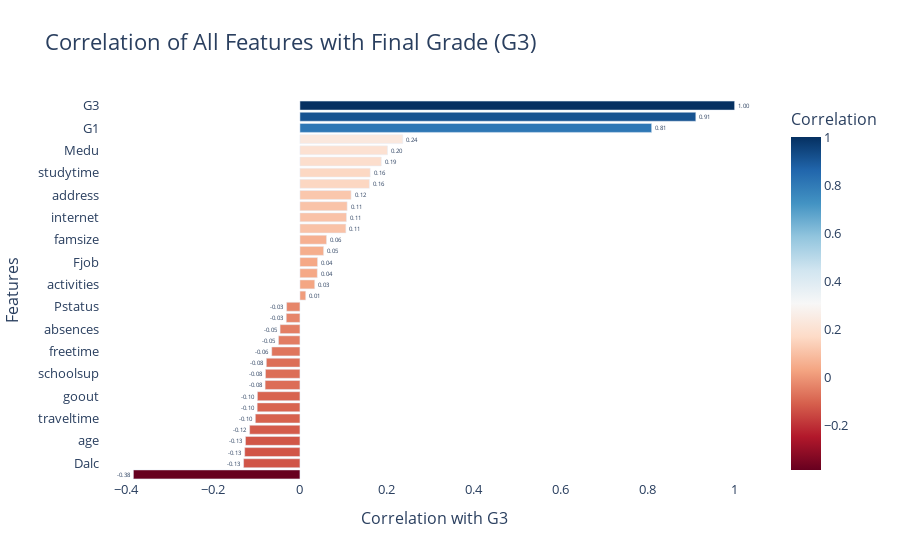

Write notebook code for a chart like this one.
### Code cell
corr = df.corr(numeric_only=True)['G3'].sort_values(ascending=False)

corr_df = corr.reset_index()
corr_df.columns = ['Feature', 'Correlation']

fig = px.bar(
    corr_df,
    x='Correlation',
    y='Feature',
    orientation='h',
    text='Correlation',
    color='Correlation',
    color_continuous_scale='RdBu',
    title="Correlation of All Features with Final Grade (G3)"
)

fig.update_traces(
    texttemplate='%{text:.2f}', 
    textposition='outside'
)

fig.update_layout(
    xaxis=dict(title="Correlation with G3"),
    yaxis=dict(title="Features", autorange="reversed"),
    plot_bgcolor="white",
    title_font=dict(size=22),
    font=dict(size=13)
)

fig.show()

### Figure 1 — Plotly figure (JSON) as saved in the notebook; plotly's stock layout.template omitted (floating-point values rounded to 4 significant figures)
{"data": [{"alignmentgroup": "True", "hovertemplate": "Correlation=%{marker.color}<br>Feature=%{y}<extra></extra>", "legendgroup": "", "marker": {"color": [1, 0.9107, 0.8091, 0.2366, 0.2015, 0.1872, 0.1616, 0.1598, 0.1177, 0.1087, 0.1071, 0.1056, 0.06121, 0.05446, 0.04054, 0.03995, 0.034, 0.01331, -0.03069, -0.03147, -0.04567, -0.04939, -0.06489, -0.07732, -0.07935, -0.08008, -0.09788, -0.09836, -0.1026, -0.1157, -0.1253, -0.1271, -0.1296, -0.3831], "coloraxis": "coloraxis", "pattern": {"shape": ""}}, "name": "", "offsetgroup": "", "orientation": "h", "showlegend": false, "text": [1, 0.9107, 0.8091, 0.2366, 0.2015, 0.1872, 0.1616, 0.1598, 0.1177, 0.1087, 0.1071, 0.1056, 0.06121, 0.05446, 0.04054, 0.03995, 0.034, 0.01331, -0.03069, -0.03147, -0.04567, -0.04939, -0.06489, -0.07732, -0.07935, -0.08008, -0.09788, -0.09836, -0.1026, -0.1157, -0.1253, -0.1271, -0.1296, -0.3831], "textposition": "outside", "texttemplate": "%{text:.2f}", "type": "bar", "x": [1, 0.9107, 0.8091, 0.2366, 0.2015, 0.1872, 0.1616, 0.1598, 0.1177, 0.1087, 0.1071, 0.1056, 0.06121, 0.05446, 0.04054, 0.03995, 0.034, 0.01331, -0.03069, -0.03147, -0.04567, -0.04939, -0.06489, -0.07732, -0.07935, -0.08008, -0.09788, -0.09836, -0.1026, -0.1157, -0.1253, -0.1271, -0.1296, -0.3831], "xaxis": "x", "y": ["G3", "G2", "G1", "higher", "Medu", "Subject", "studytime", "Fedu", "address", "reason", "internet", "Mjob", "famsize", "famrel", "Fjob", "nursery", "activities", "famsup", "Pstatus", "sex", "absences", "paid", "freetime", "guardian", "schoolsup", "health", "goout", "romantic", "traveltime", "Walc", "age", "school", "Dalc", "failures"], "yaxis": "y"}], "layout": {"barmode": "relative", "coloraxis": {"colorbar": {"title": {"text": "Correlation"}}, "colorscale": [[0, "rgb(103,0,31)"], [0.1, "rgb(178,24,43)"], [0.2, "rgb(214,96,77)"], [0.3, "rgb(244,165,130)"], [0.4, "rgb(253,219,199)"], [0.5, "rgb(247,247,247)"], [0.6, "rgb(209,229,240)"], [0.7, "rgb(146,197,222)"], [0.8, "rgb(67,147,195)"], [0.9, "rgb(33,102,172)"], [1, "rgb(5,48,97)"]]}, "font": {"size": 13}, "legend": {"tracegroupgap": 0}, "plot_bgcolor": "white", "title": {"font": {"size": 22}, "text": "Correlation of All Features with Final Grade (G3)"}, "xaxis": {"anchor": "y", "domain": [0, 1], "title": {"text": "Correlation with G3"}}, "yaxis": {"anchor": "x", "autorange": "reversed", "domain": [0, 1], "title": {"text": "Features"}}}}
